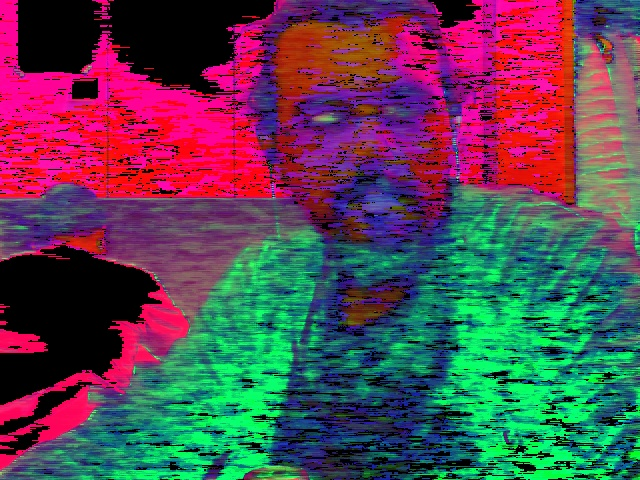
#> input picture 10.5.2022.49_29.jpg, 640 x 480 px, given in place of VITA.png, which was not available
$ python 'SIFT feature matching using the distance ratio test.py'
#> lines starting #> are read from the running program, lines starting #| are printed output that depends on the picture; after the words box and inside, x2 and y2 are one past the last pixel; in counts of white or black regions, pixels touching at a corner belong together; pictures that were not available may be replaced by others from this repository, and a replacement may not be noted
import cv2
import numpy as np
import math
import time

img_object = cv2.imread("C:/Users/asus/Desktop/Samurai-Seeker/VITA.png", cv2.IMREAD_GRAYSCALE)
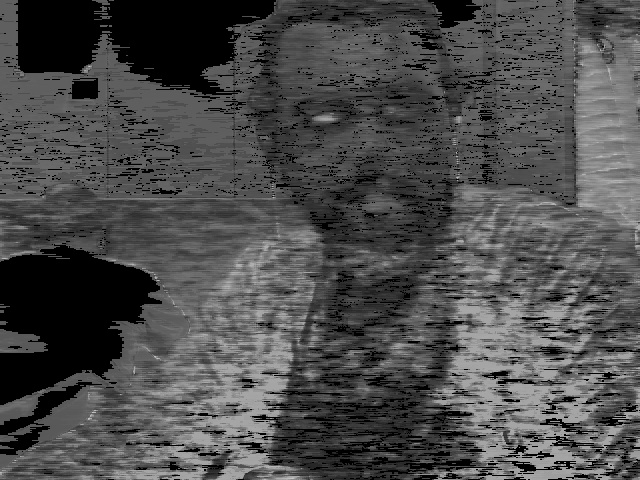
#> img_object: shape (480, 640); min 0, max 201, mean 75.9

if img_object is None:
    print('Could not open or find the images!')
    exit(0)

# Initiate SIFT detector
detector = cv2.xfeatures2d.SIFT_create()
keypoints_object, descriptors_object = detector.detectAndCompute(img_object, None)
#> keypoints_object = 2539 keypoints; strongest (x, y, size): (518, 401, 2.2), (490, 474, 1.9), (590, 463, 1.9), (555, 441, 2)
output = cv2.drawKeypoints(img_object, keypoints_object, None)
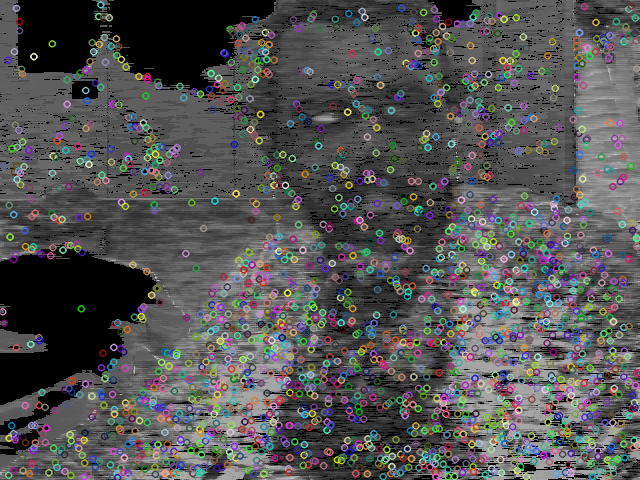
#> output: shape (480, 640, 3); mean of channels 0, 1, 2 82.6, 82.6, 82.6; drawn as B, G, R
"""
#Step 1: Detect the keypoints using SURF Detector, compute the descriptors
minHessian = 300
detector = cv2.xfeatures2d_SURF.create(hessianThreshold=minHessian)
keypoints_object, descriptors_object = detector.detectAndCompute(img_object, None)
output = cv2.drawKeypoints(img_object, keypoints_object, None)
"""

#-- Step 2: Matching descriptor vectors with a FLANN based matcher

matcher = cv2.DescriptorMatcher_create(cv2.DescriptorMatcher_FLANNBASED)

#Capturing Real Time Video
cap = cv2.VideoCapture(0)
prev_frame_time = 0
new_frame_time = 0
#width
#cap.set(3,432)
#height
#cap.set(4,432)
if cap.isOpened():
    ret , frame = cap.read()
#> frame is the input picture: shape (480, 640, 3); mean B, G, R 83.5, 69.8, 89
    #cap.read() returns a bool (True/False). If frame is read correctly, it will be True. So you can check end of the video by checking this return value.
    #ret will store that bool value
else:
    ret = False

while ret:

    cv2.imshow("Searching object", output)
    ret , frame = cap.read()
    blank = np.zeros(frame.shape, np.uint8) #black image of same dimensions as frame, for drawing the rectangles in the future
    frame_width  = cap.get(cv2.CAP_PROP_FRAME_WIDTH)   # float `width`
    frame_height = cap.get(cv2.CAP_PROP_FRAME_HEIGHT)  # float `height`
    #print(frame_width,frame_height)

    # Calculating the fps
    new_frame_time = time.time()
    fps = 1/(new_frame_time-prev_frame_time)
    prev_frame_time = new_frame_time
    cv2.putText(frame,"fps: "+str(int(fps)),(15,15), cv2.FONT_HERSHEY_SIMPLEX, .6,(0,0,255),1,cv2.LINE_AA) # displays fps
#> frame: shape (480, 640, 3); 0.12% of pixels changed, all inside (x1, y1, x2, y2) = (16, 1, 72, 21)

    blur = cv2.GaussianBlur(frame,(3,3),0) # blured (filtered) image with a 5x5 gaussian kernel to remove the noise
    grayFrame = cv2.cvtColor(blur,cv2.COLOR_BGR2GRAY)   #GRAYSCALE
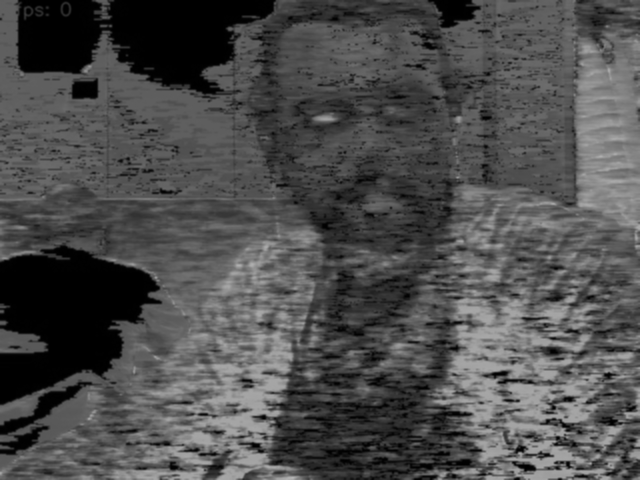
#> grayFrame: shape (480, 640); min 0, max 180, mean 77.2
    keypoints_scene, descriptors_scene = detector.detectAndCompute(grayFrame, None)
#> keypoints_scene = 2983 keypoints; strongest (x, y, size): (569, 399, 5.1), (263, 417, 4.4), (547, 455, 3.5), (568, 464, 4.5)
    """
    show_keypoints_scene = cv2.drawKeypoints(grayFrame,keypoints_scene, None)
    cv2.imshow("Real Time Cap sift", show_keypoints_scene)
    """

    try: # if there is no neighboor to pick two of them, this function will raise an error and we will catch it.
        knn_matches = matcher.knnMatch(descriptors_object, descriptors_scene, k=2) # we pick 2 nearest neighboor ,that is best matches ,for each descriptor from a query set(descriptors_object)
#> knn_matches = 2539 matches
    except cv2.error as e:
        #print(e)
        if ((descriptors_object is None) or (descriptors_scene is None)):
            print("ERROR: No Descriptor!")

    # Filter matches using the Lowe's ratio test
    ratio_thresh = 0.5
    good_matches = []
    for m,n in knn_matches:
        if m.distance < ratio_thresh * n.distance:
            good_matches.append(m)
#> after the loop, good_matches = 1092 matches

    # Draw matches
    #img_matches = np.empty((max(img_object.shape[0], img_object.shape[0]), img_object.shape[1]+img_object.shape[1], 3), dtype=np.uint8)

    #result = cv2.drawMatches(img_object, keypoints_object, grayFrame, keypoints_scene, good_matches, grayFrame,flags=cv2.DrawMatchesFlags_NOT_DRAW_SINGLE_POINTS)

    target_lock_radius = 100
    cv2.circle(frame,(int(frame_width/2),int(frame_height/2)), target_lock_radius, (0,255,0), 1,  cv2.LINE_AA) # draws a circle representing landing zone (if center of the targeted object lies in this circle then land etc.)

    # lines for left,right,up,down boundaries
    cv2.line(frame,(int(frame_width/2 +target_lock_radius),0),(int(frame_width/2 +target_lock_radius),int(frame_height)),(255,0,0),1)
    cv2.line(frame,(0,int(frame_height/2 + target_lock_radius)),(int(frame_width),int(frame_height/2 + target_lock_radius)),(255,0,0),1)
    cv2.line(frame,(int(frame_width/2 -target_lock_radius),0),(int(frame_width/2-target_lock_radius),int(frame_height)),(255,0,0),1)
    cv2.line(frame,(0,int(frame_height/2 - target_lock_radius)),(int(frame_width),int(frame_height/2 - target_lock_radius)),(255,0,0),1)
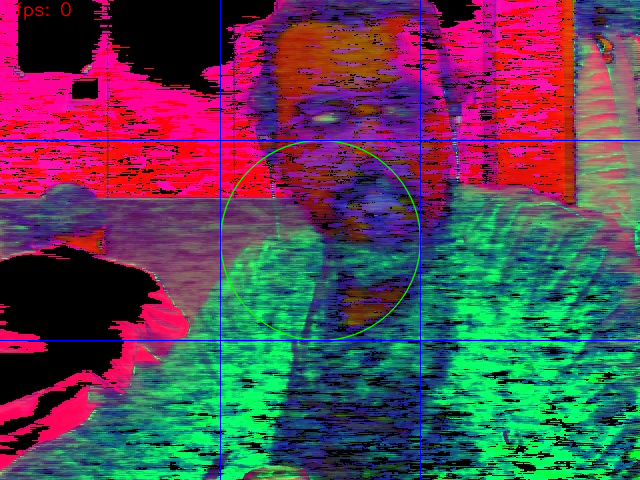
#> frame: shape (480, 640, 3); mean B, G, R 84.4, 69.7, 88.1

    # If we have enough good matches, draw boundaries of the targeted object
    min_match_count = 7
    queryPoints = np.float32([keypoints_object[i.queryIdx].pt for i in good_matches]).reshape(-1, 1, 2)   # extracting location of good matches from targeted image
#> queryPoints = 1092 rows, first 8: [3.7, 322.7], [8.73, 437.8], [9.64, 236.5], [9.64, 236.5], [11.47, 148.1], [13.18, 214.1], [13.87, 171.6], [13.92, 51.19]
    #print(queryPoints)
    if len(good_matches) >= min_match_count:

            trainPoints = np.float32([keypoints_scene[j.trainIdx].pt for j in good_matches]).reshape(-1, 1, 2) # extracting location of good matches from real time vision
#> trainPoints = 1092 rows, first 8: [3.53, 322.6], [9.54, 437.5], [9.72, 236.4], [9.72, 236.4], [11.33, 148], [13.12, 213.9], [13.79, 171.5], [13.85, 51.21]

            representativematrix, maskk = cv2.findHomography(queryPoints, trainPoints, cv2.RANSAC, 5.0)  # this matrix represents location of target in real time vision
#> representativematrix = [[1, 3.59e-05, -0.0445], [4.74e-05, 1, -0.0165], [1.44e-08, 3.17e-07, 1]]; maskk = 1092 values, max 1 at index 0, min 0 at index 10, mean 0.999
            matchesMask = maskk.ravel().tolist()
#> matchesMask has the same summary as maskk
            height, width = img_object.shape  # height and width of original targeted image
#> height = 480; width = 640
            points = np.float32([[0, 0],[0, height-1],[width-1, height-1],[width-1,0]]).reshape(-1, 1, 2)
#> points = [[0, 0], [0, 479], [639, 479], [639, 0]]

            if (representativematrix is not None) : # if representativematrix is none then there is nothing to apply perspective Transform so following line will raise an exception((-215:Assertion failed) scn + 1 == m.cols in function 'cv::perspectiveTransform').
                adaptiveTemplate = cv2.perspectiveTransform(points, representativematrix)  # points will adapt matrix
#> adaptiveTemplate = [[-0.0445, -0.0165], [-0.0273, 479], [639, 479], [639.1, 0.0138]]
                homography = cv2.polylines(frame, [np.int32(adaptiveTemplate)], True, (0,0,255), 3, cv2.LINE_AA)
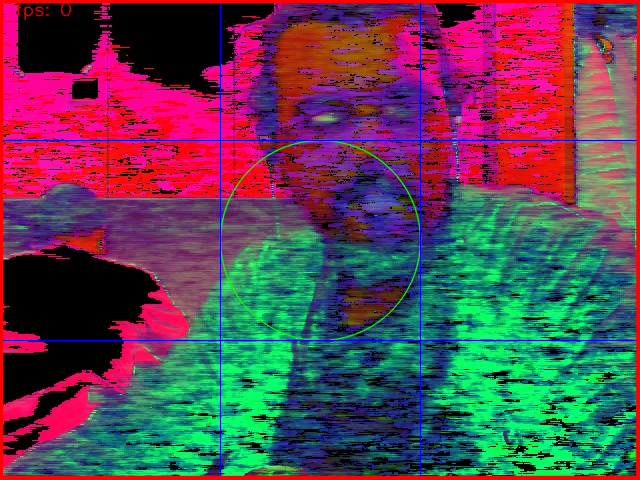
#> homography: shape (480, 640, 3); mean B, G, R 82.3, 67.6, 92.8
                (x,y),radius = cv2.minEnclosingCircle(np.int32(adaptiveTemplate))  # finds center point and radius of minimum circle that encloses our location of good matches
#> x = 319.5; y = 239; radius = 399
                #print(x,y,radius)

                center_detected_object = (int(x),int(y))
#> center_detected_object = (319, 239)
                #print(type( center_detected_object))
                #radius = int(radius)
                img = cv2.circle(homography,center_detected_object,10,(255,0,0),-1,cv2.LINE_AA)
                cv2.putText(homography,"("+str(int(x))+","+str(int(y))+")",(int(x),int(y)), cv2.FONT_HERSHEY_SIMPLEX, .8,(0,0,255),2,cv2.LINE_AA) # displays estimation of coordinates of center of object by using matched points
                cv2.putText(homography,'OBJECT DETECTED',(120,15), cv2.FONT_HERSHEY_SIMPLEX, .6,(0,0,255),2,cv2.LINE_AA) #displays some text
                #cv2.imshow("Homograpyh", frame)

                # line 126-161 :draws a transparent rectangle to the zone, where our targeted object's center point lies.
                if(center_detected_object[0] <= int(frame_width/2 -target_lock_radius) and center_detected_object[1] <= int(frame_height/2 - target_lock_radius)):
                    #print("ZONE 1")
                    #To draw a rectangle, you need top-left corner and bottom-right corner of rectangle.
                    cv2.rectangle(blank,(0,0),(int(frame_width/2 -target_lock_radius),int(frame_height/2 - target_lock_radius)),(0,255,0),cv2.FILLED)

                elif(center_detected_object[0] <= int(frame_width/2 -target_lock_radius) and center_detected_object[1] >= int(frame_height/2 - target_lock_radius) and center_detected_object[1] <= int(frame_height/2 + target_lock_radius)):
                    #print("ZONE 2")
                    cv2.rectangle(blank,(0,int(frame_height/2 - target_lock_radius)),(int(frame_width/2 -target_lock_radius),int(frame_height/2 + target_lock_radius)),(0,255,0),cv2.FILLED)
                elif(center_detected_object[0] <= int(frame_width/2 -target_lock_radius) and center_detected_object[1] >= int(frame_height/2 + target_lock_radius)):
                    #print("ZONE 3")
                    cv2.rectangle(blank,(0,int(frame_height/2 + target_lock_radius)),(int(frame_width/2 -target_lock_radius),int(frame_height)),(0,255,0),cv2.FILLED)
                elif(center_detected_object[0] >= int(frame_width/2 -target_lock_radius) and center_detected_object[0] <= int(frame_width/2 +target_lock_radius) and center_detected_object[1] <= int(frame_height/2 - target_lock_radius)  ):
                    #print("ZONE 4")
                    cv2.rectangle(blank,(int(frame_width/2 -target_lock_radius),0),(int(frame_width/2 +target_lock_radius),int(frame_height/2 - target_lock_radius)),(0,255,0),cv2.FILLED)
                elif(center_detected_object[0] >= int(frame_width/2 -target_lock_radius) and center_detected_object[0] <= int(frame_width/2 +target_lock_radius) and center_detected_object[1] >= int(frame_height/2 - target_lock_radius) and center_detected_object[1] <= int(frame_height/2 + target_lock_radius)):
                    #print("ZONE 5")
                    cv2.rectangle(blank,(int(frame_width/2 -target_lock_radius),int(frame_height/2 - target_lock_radius)),(int(frame_width/2 + target_lock_radius),int(frame_height/2 + target_lock_radius)),(0,255,0),cv2.FILLED)
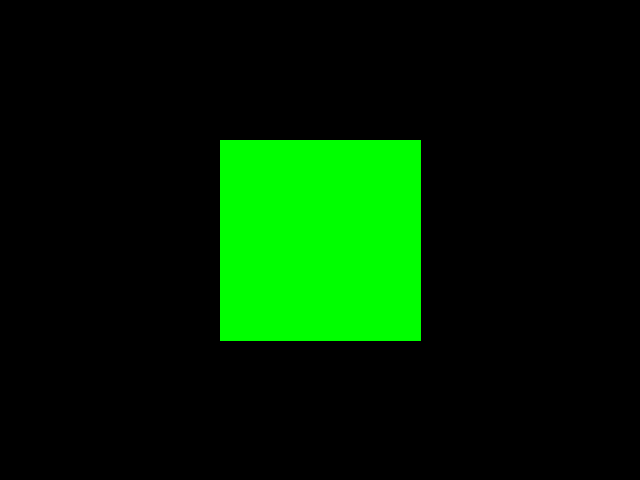
#> blank: shape (480, 640, 3); mean of channels 0, 1, 2 0, 33.5, 0; drawn as B, G, R
                elif(center_detected_object[0] >= int(frame_width/2 -target_lock_radius) and center_detected_object[0] <= int(frame_width/2 +target_lock_radius) and center_detected_object[1] >= int(frame_height/2 + target_lock_radius)  ):
                    #print("ZONE 6")
                    cv2.rectangle(blank,(int(frame_width/2 -target_lock_radius),int(frame_height/2 + target_lock_radius)),(int(frame_width/2 +target_lock_radius),int(frame_height)),(0,255,0),cv2.FILLED)
                elif(center_detected_object[0] >= int(frame_width/2 +target_lock_radius) and center_detected_object[1] <= int(frame_height/2 - target_lock_radius)):
                    #print("ZONE 7")
                    cv2.rectangle(blank,(int(frame_width/2 +target_lock_radius),0),(int(frame_width),int(frame_height/2 - target_lock_radius)),(0,255,0),cv2.FILLED)
                elif(center_detected_object[0] >= int(frame_width/2 +target_lock_radius) and center_detected_object[1] >= int(frame_height/2 - target_lock_radius) and center_detected_object[1] <= int(frame_height/2 + target_lock_radius)):
                    #print("ZONE 8")
                    cv2.rectangle(blank,(int(frame_width/2 +target_lock_radius),int(frame_height/2 - target_lock_radius)),(int(frame_width),int(frame_height/2 + target_lock_radius)),(0,255,0),cv2.FILLED)
                elif(center_detected_object[0] >= int(frame_width/2 +target_lock_radius) and center_detected_object[1] >= int(frame_height/2 + target_lock_radius)):
                    #print("ZONE 9")
                    cv2.rectangle(blank,(int(frame_width/2 +target_lock_radius),int(frame_height/2 + target_lock_radius)),(int(frame_width),int(frame_height)),(0,255,0),cv2.FILLED)

                alpha = 0.4
                beta = (1.0 - alpha)
                cv2.addWeighted(blank, alpha, frame, beta, 0.0,frame) # to make rectangle transparent
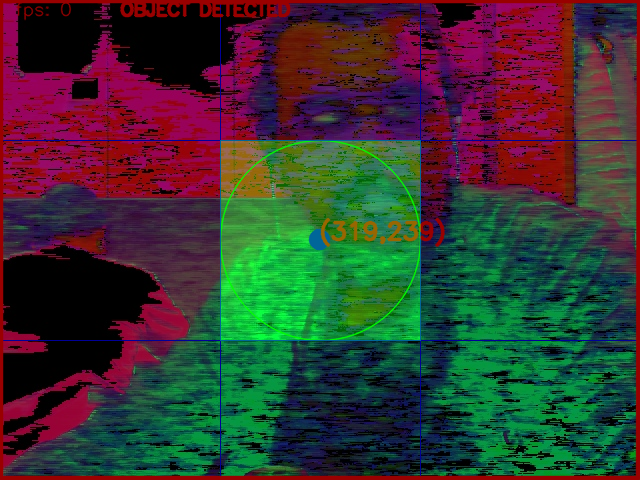
#> frame: shape (480, 640, 3); mean B, G, R 49.2, 53.9, 56.7
#> (the run stopped early here; a loop or call above may not have finished)
